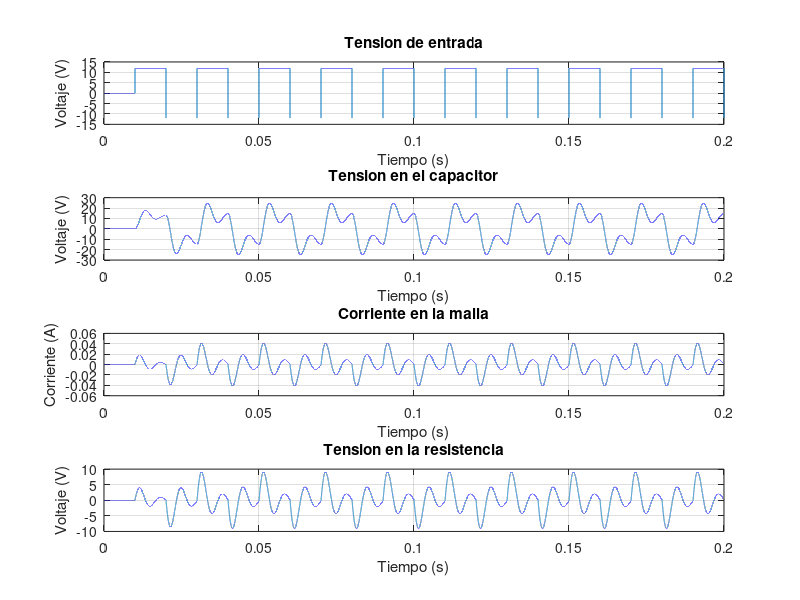

Recreate this plot in MATLAB.
% Actividad 1 - Ítem 1
close all; clear all; clc
pkg load control
pkg load signal

% Parámetros del circuito
R = 220; % Resistencia [Ω]
L = 500e-3; % Inductancia [Hy]
C = 2.2e-6; % Capacitancia [F]

% Matrices del sistema en variables de estado
A = [-R/L, -1/L; 1/C, 0];
B = [1/L; 0];
C = [R, 0];
D = [0];
% La matriz C se da así dado que el vector de estados es [I VC]

% Ahora sacamos la funcion de transferencia según las matrices
[num, den] = ss2tf(A, B, C, D);
G = tf(num, den)

% Calculamos los polos de la FT
polos = pole(G);

% Estimamos el paso que permita observar las dinámicas rápidas
% según el polo más grande
tR = log(0.95)/max(polos)

% Y para estimar el tiempo de simulación utilizamos el polo de menor
% tamaño, y así permita ver la dinámica lenta
tL = log(0.05)/min(polos)

% Para ver varias repeticiones de la respuesta del sistema, tomamos
% un valor de tiempo de simulación varias veces mayor a tL. 
% Mientras que el paso será al menos 10 veces menor al tR.
paso = 1e-6;
t_sim = 0.2;

% Tiempo de simulación con 10 ms de entrada 0V
t = linspace(0, t_sim, t_sim/paso);
u = linspace(0, 0, t_sim/paso); % Inicializar la entrada con ceros

x0 = [0 0]'; % Planteamos el punto de operación

I(1) = 0;
VC(1) = 0;
x = [I(1) VC(1)]'; % Planteamos las condiciones iniciales

VR(1) = 0; % Esta es la salida "y" del sistema

% Se define "u" a partir de t = 0.01s con saltos entre 12 V y -12 V cada 10 ms
u(t > 0.01) = 12*(-1).^(floor((t(t > 0.01) - 0.01)/0.01));

% Los cambios de "u" se deben a que el exponente va haciendo un recuento de los
% periodos de 10 ms que ocurren y de esa manera el (-1) se vuelve una secuencia
% de "1" y "-1", ya que el floor convierte el exponente en valores enteros.

% Le damos valores a la salida y las variables de estado en cada punto
for i = 1:(t_sim/paso) - 1;
  % Variables de estado
  x_punto = A*(x - x0) + B*u(i);
  x = x + x_punto*paso; % Integración de Euler
  y = C*x;

  % Salidas
  VR(i+1) = y(1);
  I(i+1) = x(1);
  VC(i+1) = x(2);
end

%Finalmente grafico la entrada, salida y variables de estado
figure;
subplot(4,1,1);
plot(t, u);
title('Tension de entrada');
xlabel('Tiempo (s)');
ylabel('Voltaje (V)');
grid on

subplot(4,1,2);
plot(t, VC);
title('Tension en el capacitor');
xlabel('Tiempo (s)');
ylabel('Voltaje (V)');
grid on

subplot(4,1,3);
plot(t, I);
title('Corriente en la malla');
xlabel('Tiempo (s)');
ylabel('Corriente (A)');
grid on;

subplot(4,1,4);
plot(t, VR);
title('Tension en la resistencia');
xlabel('Tiempo (s)');
ylabel('Voltaje (V)');
grid on;
